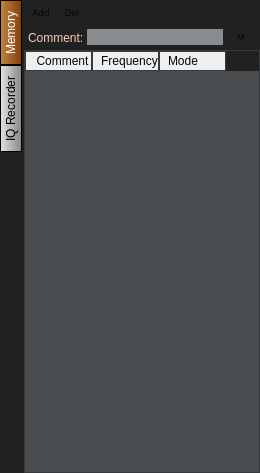
<?xml version="1.0" encoding="UTF-8"?>
<ui version="4.0">
 <class>WdgMemClass</class>
 <widget class="QWidget" name="WdgMemClass">
  <property name="geometry">
   <rect>
    <x>0</x>
    <y>0</y>
    <width>260</width>
    <height>473</height>
   </rect>
  </property>
  <property name="minimumSize">
   <size>
    <width>260</width>
    <height>0</height>
   </size>
  </property>
  <property name="windowTitle">
   <string>WdgMem</string>
  </property>
  <property name="styleSheet">
   <string notr="true">QWidget {
        /*background: #383B3D;*/
		background-color: rgb(33, 33, 33);
        border: 0px solid #383B3D;
		color: black;
}

QLabel {
        /*background: #383B3D;*/
		background-color: transparent;
        color: white;
}

QTimeEdit {
        background: transparent;
        border: 0px solid #383B3D;
        color: white;
}

QPushButton { /* all types of tool button */ 
color: #050505;
border: 0px solid #2e3236; /*#848584;*/
border-radius: 0px;
background-color: qlineargradient(x1: 0, y1: 0, x2: 0, y2: 1,
stop: 0 #e7e7e7, stop:0.45 #c8c9c9, stop:0.5 #bcbebc, stop: 1 #818382);
min-height: 18px; 
min-width: 30px;
}

QPushButton:hover { /* all types of tool button */
color: #050505;
border: 1px solid #a75e16; /*#848584;*/
border-radius: 0px;
background-color: qlineargradient(x1: 0, y1: 0, x2: 0, y2: 1,
stop: 0 #e7e7e7, stop:0.45 #c8c9c9, stop:0.5 #bcbebc, stop: 1 #818382);
}

/*QPushButton:pressed {
background-color:qlineargradient(x1: 0, y1: 0, x2: 0, y2: 1,
stop: 0 #737372, stop:0.45 #b0b1b0, stop:0.5 #c2c1c2, stop: 1 #c2c1c2);
color: #050505;
border: 1px solid #2e3236;
}

QPushButton:checked {
background-color:qlineargradient(x1: 0, y1: 0, x2: 0, y2: 1,
stop: 0 #737372, stop:0.45 #b0b1b0, stop:0.5 #c2c1c2, stop: 1 #c2c1c2);
color: #050505;
border: 1px solid #2e3236;
}*/

QPushButton:pressed {
background-color:qlineargradient(x1: 0, y1: 0, x2: 0, y2: 1,
stop: 0 #f4d4b4, stop:0.45 #b77738, stop:0.5 #a7601b, stop: 1 #884d12);
/*background-color: qlineargradient(x1: 0, y1: 0, x2: 0, y2: 1,
stop: 0 #267194, stop:0.45 #307FA4, stop:0.5 #3987AC, stop: 1 #549EC1); */
color: WHITE;
border: 0px solid #124159;
}

QPushButton::checked {
background-color:qlineargradient(x1: 0, y1: 0, x2: 0, y2: 1,
stop: 0 #f4d4b4, stop:0.45 #b77738, stop:0.5 #a7601b, stop: 1 #884d12);
color: WHITE;
border: 0px solid #124159;
}

/* the subcontrols below are used only in the MenuButtonPopup mode */
QPushButton::menu-button {
border: 1px solid gray;
border-top-right-radius: 6px;
border-bottom-right-radius: 6px;
/* 16px width + 4px for border = 20px allocated above */
width: 16px;
}

QPushButton::menu-arrow {
image: url(downarrow.png);
}

QPushButton::menu-arrow:open {
top: 1px; left: 1px; /* shift it a bit */
}

QToolButton { /* all types of tool button */ 
color:  #F9CEB8; /*#00FF00;*/
border: 1px solid  #F9CEB8; /*#00B000;*/
border-radius: 4px;
/*background-color: qlineargradient(x1: 0, y1: 0, x2: 0, y2: 1,
stop: 0 #e7e7e7, stop:0.45 #c8c9c9, stop:0.5 #bcbebc, stop: 1 #818382);*/
}

QToolButton:hover { /* all types of tool button */
color: white;
border: 1px solid #F9CEB8; /* green;*/
}

QToolButton:pressed {
color:  white; /*#00FF00;*/
border: 1px solid  #F9CEB8; /*#00B000;*/
}

QToolButton:checked {
color:  #F9CEB8; /*#00FF00;*/
border: 1px solid  #F9CEB8; /*#00B000;*/

}

</string>
  </property>
  <layout class="QVBoxLayout" name="verticalLayout">
   <property name="spacing">
    <number>0</number>
   </property>
   <property name="margin">
    <number>0</number>
   </property>
   <item>
    <widget class="QTabWidget" name="tabWidget">
     <property name="styleSheet">
      <string notr="true">QTabBar::tab { 
	
	background-color: qlineargradient(spread:pad, x1:1, y1:1, x2:0, y2:1, stop:0 rgba(133, 133, 133, 255), stop:1 rgba(228, 228, 228, 255));
	color: rgb(255, 255, 255);
	padding: 3px;
	border: 1px solid;
	border-color: rgb(0, 0, 0);
	color: rgb(0, 0, 0);
}

QTabBar::tab:selected { 
	/*background-color: qlineargradient(spread:pad, x1:1, y1:1, x2:0, y2:1, stop:0 rgba(185, 86, 14, 255), stop:1 rgba(227, 157, 36, 255));*/
	background-color: qlineargradient(spread:pad, x1:1, y1:1, x2:0, y2:1, stop:0 rgba(133, 61, 10, 255), stop:1 rgba(191, 135, 68, 255));
	color: rgb(255, 255, 255);
}

QTabBar:pane { 
	border: 2; 
	border-color: rgb(0, 0, 0);
}

QTabBar::tab:hover {
border: 1px solid #a75e16;
}</string>
     </property>
     <property name="tabPosition">
      <enum>QTabWidget::West</enum>
     </property>
     <property name="currentIndex">
      <number>0</number>
     </property>
     <property name="elideMode">
      <enum>Qt::ElideLeft</enum>
     </property>
     <property name="documentMode">
      <bool>false</bool>
     </property>
     <widget class="QWidget" name="tab">
      <attribute name="title">
       <string>  Memory  </string>
      </attribute>
      <layout class="QVBoxLayout" name="verticalLayout_2">
       <property name="spacing">
        <number>0</number>
       </property>
       <property name="leftMargin">
        <number>2</number>
       </property>
       <property name="topMargin">
        <number>0</number>
       </property>
       <property name="rightMargin">
        <number>0</number>
       </property>
       <property name="bottomMargin">
        <number>0</number>
       </property>
       <item>
        <widget class="QWidget" name="widget_10" native="true">
         <property name="minimumSize">
          <size>
           <width>0</width>
           <height>25</height>
          </size>
         </property>
         <property name="maximumSize">
          <size>
           <width>16777215</width>
           <height>25</height>
          </size>
         </property>
         <property name="styleSheet">
          <string notr="true">/*QWidget {
        background: #383B3D;
        border: 0px solid #383B3D;
		color: #F9CEB8;
}*/

QPushButton { /* all types of tool button */ 
color: #050505;
border: 0px solid #2e3236; /*#848584;*/
border-radius: 0px;
background-color: qlineargradient(x1: 0, y1: 0, x2: 0, y2: 1,
stop: 0 #e7e7e7, stop:0.45 #c8c9c9, stop:0.5 #bcbebc, stop: 1 #818382);
}

QPushButton:hover { /* all types of tool button */
color: #050505;
border: 1px solid #a75e16; /*#848584;*/
border-radius: 0px;
background-color: qlineargradient(x1: 0, y1: 0, x2: 0, y2: 1,
stop: 0 #e7e7e7, stop:0.45 #c8c9c9, stop:0.5 #bcbebc, stop: 1 #818382);
}

QPushButton:pressed {
background-color:qlineargradient(x1: 0, y1: 0, x2: 0, y2: 1,
stop: 0 #737372, stop:0.45 #b0b1b0, stop:0.5 #c2c1c2, stop: 1 #c2c1c2);
color: #050505;
border: 1px solid #2e3236;
}

QPushButton:checked {
background-color:qlineargradient(x1: 0, y1: 0, x2: 0, y2: 1,
stop: 0 #737372, stop:0.45 #b0b1b0, stop:0.5 #c2c1c2, stop: 1 #c2c1c2);
color: #050505;
border: 1px solid #2e3236;
}

/* the subcontrols below are used only in the MenuButtonPopup mode */
QPushButton::menu-button {
border: 1px solid gray;
border-top-right-radius: 6px;
border-bottom-right-radius: 6px;
/* 16px width + 4px for border = 20px allocated above */
width: 16px;
}

QPushButton::menu-arrow {
image: url(downarrow.png);
}

QPushButton::menu-arrow:open {
top: 1px; left: 1px; /* shift it a bit */
}

QToolButton { /* all types of tool button */ 
color: #A0A0A0;
border: 1px solid #2e3236; /*#848584;*/
border-radius: 4px;
/*background-color: qlineargradient(x1: 0, y1: 0, x2: 0, y2: 1,
stop: 0 #e7e7e7, stop:0.45 #c8c9c9, stop:0.5 #bcbebc, stop: 1 #818382);*/
}

QToolButton[popupMode=&quot;1&quot;] { /* only for MenuButtonPopup */
padding-right: 20px; /* make way for the popup button */
}

QToolButton:hover { /* all types of tool button */
color: #A0A0A0;
border: 1px solid green;
}

QToolButton:pressed {
color: #00FF00;
border: 1px solid #00B000;
}

QToolButton:checked {
/*background-color:qlineargradient(x1: 0, y1: 0, x2: 0, y2: 1,
stop: 0 #737372, stop:0.45 #b0b1b0, stop:0.5 #c2c1c2, stop: 1 #c2c1c2);
color: #050505;
border: 1px solid #2e3236;*/
color: #00FF00;
border: 1px solid #00B000;

}</string>
         </property>
         <layout class="QHBoxLayout" name="horizontalLayout_12">
          <property name="spacing">
           <number>1</number>
          </property>
          <property name="margin">
           <number>2</number>
          </property>
          <item>
           <widget class="QPushButton" name="pbAdd">
            <property name="minimumSize">
             <size>
              <width>30</width>
              <height>18</height>
             </size>
            </property>
            <property name="maximumSize">
             <size>
              <width>160</width>
              <height>16</height>
             </size>
            </property>
            <property name="font">
             <font>
              <family>Verdana</family>
              <pointsize>7</pointsize>
             </font>
            </property>
            <property name="styleSheet">
             <string notr="true"/>
            </property>
            <property name="text">
             <string>Add</string>
            </property>
            <property name="checkable">
             <bool>false</bool>
            </property>
            <property name="checked">
             <bool>false</bool>
            </property>
           </widget>
          </item>
          <item>
           <widget class="QPushButton" name="pbDel">
            <property name="minimumSize">
             <size>
              <width>30</width>
              <height>18</height>
             </size>
            </property>
            <property name="maximumSize">
             <size>
              <width>160</width>
              <height>16</height>
             </size>
            </property>
            <property name="font">
             <font>
              <family>Verdana</family>
              <pointsize>7</pointsize>
             </font>
            </property>
            <property name="styleSheet">
             <string notr="true"/>
            </property>
            <property name="text">
             <string>Del</string>
            </property>
            <property name="checkable">
             <bool>false</bool>
            </property>
            <property name="checked">
             <bool>false</bool>
            </property>
           </widget>
          </item>
          <item>
           <spacer name="horizontalSpacer">
            <property name="orientation">
             <enum>Qt::Horizontal</enum>
            </property>
            <property name="sizeHint" stdset="0">
             <size>
              <width>40</width>
              <height>20</height>
             </size>
            </property>
           </spacer>
          </item>
         </layout>
        </widget>
       </item>
       <item>
        <widget class="QWidget" name="widget_11" native="true">
         <property name="minimumSize">
          <size>
           <width>0</width>
           <height>25</height>
          </size>
         </property>
         <property name="maximumSize">
          <size>
           <width>16777215</width>
           <height>25</height>
          </size>
         </property>
         <property name="styleSheet">
          <string notr="true">QWidget {
        background: transparent; /*#383B3D;*/
        border: 0px solid #383B3D;
        color: #F9CEB8;
}

QPushButton { /* all types of tool button */ 
color: #050505;
border: 0px solid #2e3236; /*#848584;*/
border-radius: 0px;
background-color: qlineargradient(x1: 0, y1: 0, x2: 0, y2: 1,
stop: 0 #e7e7e7, stop:0.45 #c8c9c9, stop:0.5 #bcbebc, stop: 1 #818382);
}

QPushButton:hover { /* all types of tool button */
color: #050505;
border: 1px solid #a75e16; /*#848584;*/
border-radius: 0px;
background-color: qlineargradient(x1: 0, y1: 0, x2: 0, y2: 1,
stop: 0 #e7e7e7, stop:0.45 #c8c9c9, stop:0.5 #bcbebc, stop: 1 #818382);
}

QPushButton:pressed {
background-color:qlineargradient(x1: 0, y1: 0, x2: 0, y2: 1,
stop: 0 #737372, stop:0.45 #b0b1b0, stop:0.5 #c2c1c2, stop: 1 #c2c1c2);
color: #050505;
border: 1px solid #2e3236;
}

QPushButton:checked {
background-color:qlineargradient(x1: 0, y1: 0, x2: 0, y2: 1,
stop: 0 #737372, stop:0.45 #b0b1b0, stop:0.5 #c2c1c2, stop: 1 #c2c1c2);
color: #050505;
border: 1px solid #2e3236;
}

/* the subcontrols below are used only in the MenuButtonPopup mode */
QPushButton::menu-button {
border: 1px solid gray;
border-top-right-radius: 6px;
border-bottom-right-radius: 6px;
/* 16px width + 4px for border = 20px allocated above */
width: 16px;
}

QPushButton::menu-arrow {
image: url(downarrow.png);
}

QPushButton::menu-arrow:open {
top: 1px; left: 1px; /* shift it a bit */
}

QToolButton { /* all types of tool button */ 
color: #A0A0A0;
border: 1px solid #2e3236; /*#848584;*/
border-radius: 4px;
/*background-color: qlineargradient(x1: 0, y1: 0, x2: 0, y2: 1,
stop: 0 #e7e7e7, stop:0.45 #c8c9c9, stop:0.5 #bcbebc, stop: 1 #818382);*/
}

QToolButton[popupMode=&quot;1&quot;] { /* only for MenuButtonPopup */
padding-right: 20px; /* make way for the popup button */
}

QToolButton:hover { /* all types of tool button */
color: #A0A0A0;
border: 1px solid green;
}

QToolButton:pressed {
color: #00FF00;
border: 1px solid #00B000;
}

QToolButton:checked {
/*background-color:qlineargradient(x1: 0, y1: 0, x2: 0, y2: 1,
stop: 0 #737372, stop:0.45 #b0b1b0, stop:0.5 #c2c1c2, stop: 1 #c2c1c2);
color: #050505;
border: 1px solid #2e3236;*/
color: #00FF00;
border: 1px solid #00B000;

}</string>
         </property>
         <layout class="QHBoxLayout" name="horizontalLayout">
          <property name="spacing">
           <number>3</number>
          </property>
          <property name="leftMargin">
           <number>4</number>
          </property>
          <property name="topMargin">
           <number>0</number>
          </property>
          <property name="rightMargin">
           <number>4</number>
          </property>
          <property name="bottomMargin">
           <number>0</number>
          </property>
          <item>
           <widget class="QLabel" name="lbComment">
            <property name="text">
             <string>Comment:</string>
            </property>
           </widget>
          </item>
          <item>
           <widget class="QLineEdit" name="leComment">
            <property name="toolTip">
             <string>tooltip Comment</string>
            </property>
            <property name="statusTip">
             <string>st Input comment</string>
            </property>
            <property name="layoutDirection">
             <enum>Qt::LeftToRight</enum>
            </property>
            <property name="styleSheet">
             <string notr="true">QWidget {
        background: #898D8F;
        border: 0px solid #383B3D;
        color: black;
}</string>
            </property>
           </widget>
          </item>
          <item>
           <widget class="QPushButton" name="pbMemory">
            <property name="minimumSize">
             <size>
              <width>30</width>
              <height>18</height>
             </size>
            </property>
            <property name="maximumSize">
             <size>
              <width>160</width>
              <height>16</height>
             </size>
            </property>
            <property name="font">
             <font>
              <family>Verdana</family>
              <pointsize>7</pointsize>
             </font>
            </property>
            <property name="styleSheet">
             <string notr="true"/>
            </property>
            <property name="text">
             <string>M</string>
            </property>
            <property name="checkable">
             <bool>false</bool>
            </property>
            <property name="checked">
             <bool>false</bool>
            </property>
           </widget>
          </item>
         </layout>
        </widget>
       </item>
       <item>
        <widget class="QTableWidget" name="twMem">
         <property name="minimumSize">
          <size>
           <width>0</width>
           <height>0</height>
          </size>
         </property>
         <property name="maximumSize">
          <size>
           <width>16777215</width>
           <height>16777215</height>
          </size>
         </property>
         <property name="font">
          <font>
           <pointsize>8</pointsize>
           <weight>50</weight>
           <italic>false</italic>
           <bold>false</bold>
          </font>
         </property>
         <property name="styleSheet">
          <string notr="true">QTableView {
	background: #494D4F;
    alternate-background-color:  #383B3D;
    border: 1px solid #383B3D;
    selection-background-color:qlineargradient(x1: 0, y1: 0, x2: 0, y2: 1,
stop: 0 #f4d4b4, stop:0.45 #b77738, stop:0.5 #a7601b, stop: 1 #884d12);
   gridline-color: #383B3D;
	color: #F9CEB8;
 }

 QTableView QTableCornerButton::section {
     background: #383B3D;
     border: 2px outset #383B3D;
	 color: #F5F5F5;
 }

QHeaderView::section {
	color: #050505;
	border: 0px solid #2e3236; /*#848584;*/
	border-radius: 0px;
	background-color: qlineargradient(x1: 0, y1: 0, x2: 0, y2: 1,
stop: 0 #e7e7e7, stop:0.45 #c8c9c9, stop:0.5 #bcbebc, stop: 1 #818382);
     padding-left: 8px;
     border: 1px solid #383B3D;
 }

/*
 QHeaderView::down-arrow {
     image: url(down_arrow.png);
 }

 QHeaderView::up-arrow {
     image: url(up_arrow.png);
 }
*/
</string>
         </property>
         <property name="editTriggers">
          <set>QAbstractItemView::NoEditTriggers</set>
         </property>
         <property name="alternatingRowColors">
          <bool>true</bool>
         </property>
         <property name="gridStyle">
          <enum>Qt::CustomDashLine</enum>
         </property>
         <property name="sortingEnabled">
          <bool>true</bool>
         </property>
         <attribute name="horizontalHeaderDefaultSectionSize">
          <number>67</number>
         </attribute>
         <attribute name="horizontalHeaderMinimumSectionSize">
          <number>20</number>
         </attribute>
         <attribute name="verticalHeaderDefaultSectionSize">
          <number>20</number>
         </attribute>
         <attribute name="verticalHeaderHighlightSections">
          <bool>true</bool>
         </attribute>
         <attribute name="verticalHeaderMinimumSectionSize">
          <number>20</number>
         </attribute>
         <attribute name="verticalHeaderShowSortIndicator" stdset="0">
          <bool>false</bool>
         </attribute>
         <column>
          <property name="text">
           <string>Comment</string>
          </property>
          <property name="foreground">
           <brush brushstyle="SolidPattern">
            <color alpha="255">
             <red>0</red>
             <green>0</green>
             <blue>0</blue>
            </color>
           </brush>
          </property>
         </column>
         <column>
          <property name="text">
           <string>Frequency</string>
          </property>
         </column>
         <column>
          <property name="text">
           <string>Mode</string>
          </property>
          <property name="textAlignment">
           <set>AlignLeft|AlignVCenter</set>
          </property>
         </column>
        </widget>
       </item>
      </layout>
     </widget>
     <widget class="QWidget" name="tapIqReq">
      <attribute name="title">
       <string>  IQ Recorder  </string>
      </attribute>
      <layout class="QVBoxLayout" name="verticalLayout_3">
       <property name="spacing">
        <number>2</number>
       </property>
       <property name="leftMargin">
        <number>2</number>
       </property>
       <property name="topMargin">
        <number>0</number>
       </property>
       <property name="rightMargin">
        <number>0</number>
       </property>
       <property name="bottomMargin">
        <number>0</number>
       </property>
      </layout>
     </widget>
    </widget>
   </item>
  </layout>
 </widget>
 <layoutdefault spacing="6" margin="11"/>
 <resources/>
 <connections/>
</ui>
